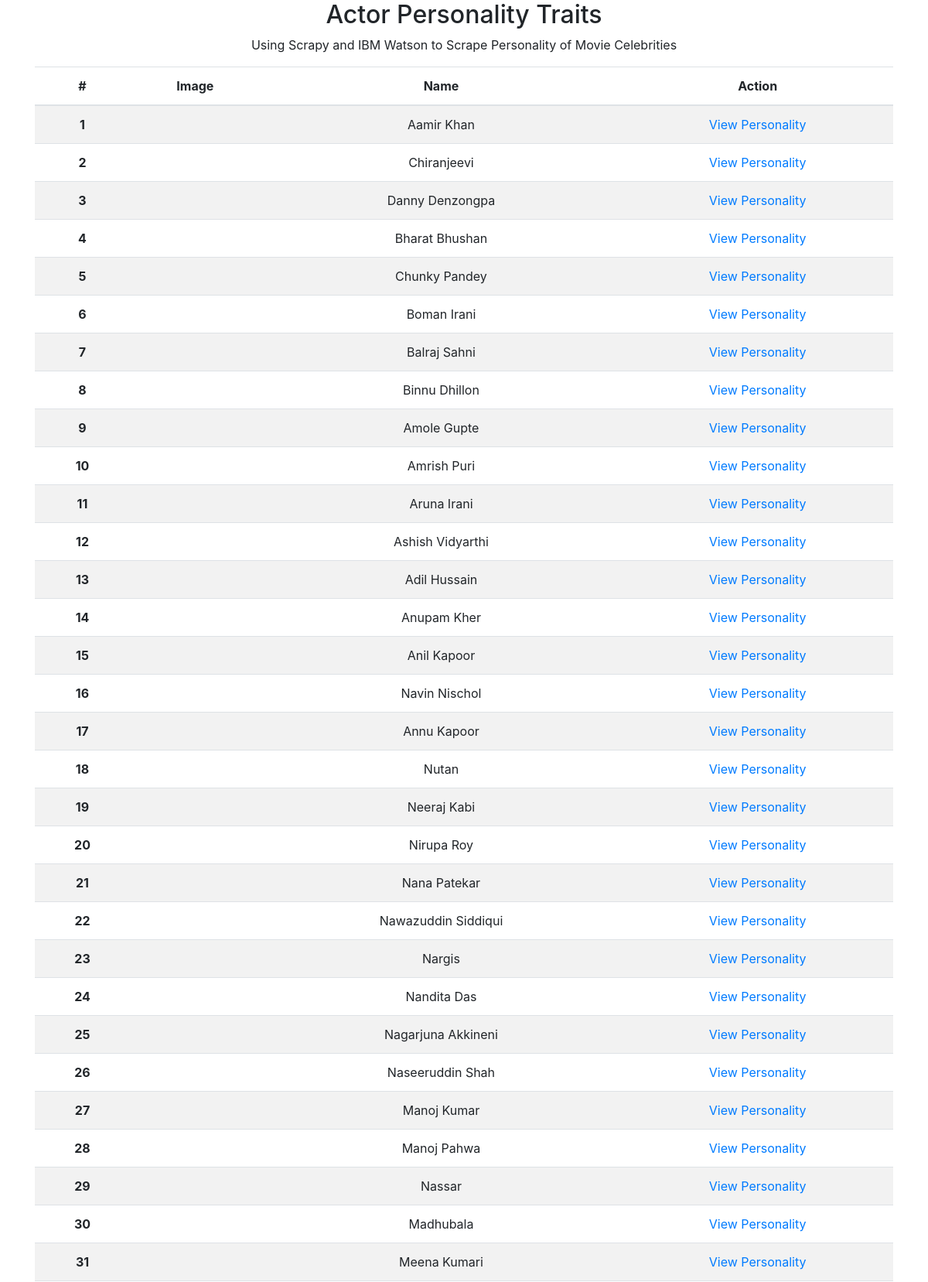
The page / (upper part) on the database its author committed.
### tables this page shows
CREATE TABLE actor_tb(
                                    id INTEGER PRIMARY KEY AUTOINCREMENT,
                                    actor_name TEXT,
                                    actor_born TEXT,
                                    actor_bio TEXT,
                                    actor_height TEXT,
                                    actor_nickname TEXT,
                                    actor_imagelink TEXT                           
                                );

### personality/flask_app.py (the view)
@app.route('/')
def list():
   con = sql.connect("../scraper/database/movie_actor_data.db")
   con.row_factory = sql.Row
   cur = con.cursor()
   cur.execute("SELECT * FROM actor_tb")
   rows = cur.fetchall()
   con.close()
   return render_template("list_actors.html",rows = rows)

### personality/templates/list_actors.html (shortened to what this page needs)
<!DOCTYPE html>
<html lang="en">
<head>
    <link rel="stylesheet" href="https://maxcdn.bootstrapcdn.com/bootstrap/4.4.1/css/bootstrap.min.css">
</head>
<body>
    <div class="container text-center">
        <h2>Actor Personality Traits</h2>
        <p>Using Scrapy and IBM Watson to Scrape Personality of Movie Celebrities</p>
        <table class="table table-striped">
            <thead>
                <tr>
                    <th scope="col">#</th>
                    <th scope="col">Image</th>
                    <th scope="col">Name</th>
                    <th scope="col">Action</th>
                </tr>
            </thead>
            <tbody>
                {% for row in rows %}
                <tr>
                    <th scope="row" style='text-align:center;vertical-align:middle'>{{row["id"]}}</th>
                    <td><img src="{{row['actor_imagelink']}}" alt=""></td>
                    <td style='text-align:center;vertical-align:middle'>{{row["actor_name"]}}</td>
                    <td style='text-align:center;vertical-align:middle'>
                        <a href="/actor/detail/{{row['id']}}">View Personality</a>
                    </td>
                </tr>
                {% endfor %}
            </tbody>
        </table>
    </div>
</body>
</html>

### rows shown on the page
actor_tb: id "1", actor_name "Aamir Khan"
actor_tb: id "2", actor_name "Chiranjeevi"
actor_tb: id "3", actor_name "Danny Denzongpa"
actor_tb: id "4", actor_name "Bharat Bhushan"
actor_tb: id "5", actor_name "Chunky Pandey"
actor_tb: id "6", actor_name "Boman Irani"
actor_tb: id "7", actor_name "Balraj Sahni"
actor_tb: id "8", actor_name "Binnu Dhillon"
actor_tb: id "9", actor_name "Amole Gupte"
actor_tb: id "10", actor_name "Amrish Puri"
actor_tb: id "11", actor_name "Aruna Irani"
actor_tb: id "12", actor_name "Ashish Vidyarthi"
actor_tb: id "13", actor_name "Adil Hussain"
actor_tb: id "14", actor_name "Anupam Kher"
actor_tb: id "15", actor_name "Anil Kapoor"
actor_tb: id "16", actor_name "Navin Nischol"
actor_tb: id "17", actor_name "Annu Kapoor"
actor_tb: id "18", actor_name "Nutan"
actor_tb: id "19", actor_name "Neeraj Kabi"
actor_tb: id "20", actor_name "Nirupa Roy"
actor_tb: id "21", actor_name "Nana Patekar"
actor_tb: id "22", actor_name "Nawazuddin Siddiqui"
actor_tb: id "23", actor_name "Nargis"
actor_tb: id "24", actor_name "Nandita Das"
actor_tb: id "25", actor_name "Nagarjuna Akkineni"
actor_tb: id "26", actor_name "Naseeruddin Shah"
actor_tb: id "27", actor_name "Manoj Kumar"
actor_tb: id "28", actor_name "Manoj Pahwa"
actor_tb: id "29", actor_name "Nassar"
actor_tb: id "30", actor_name "Madhubala"
actor_tb: id "31", actor_name "Meena Kumari"
